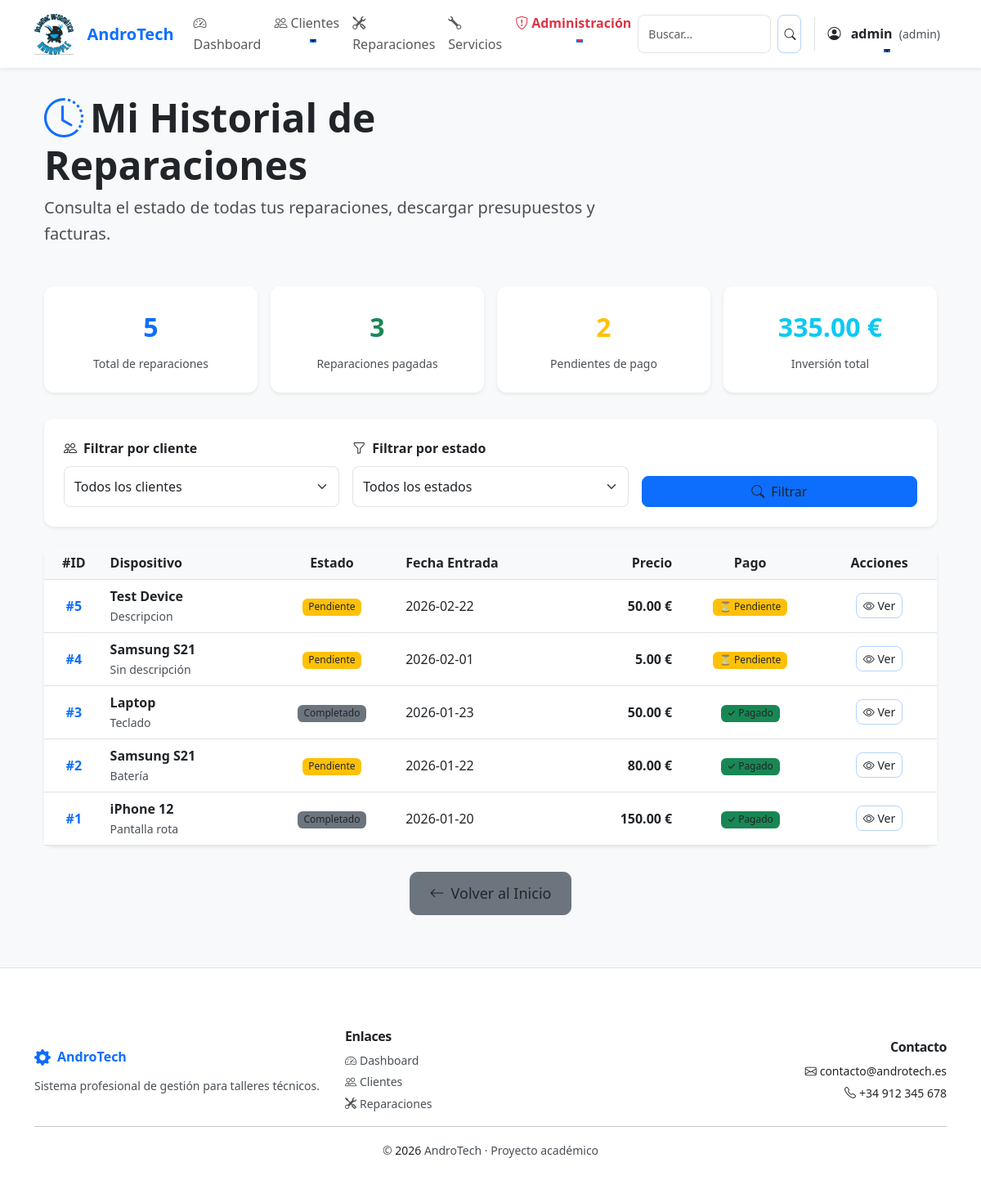
/cliente/historial (signed in), run on an earlier commit of the app's database.
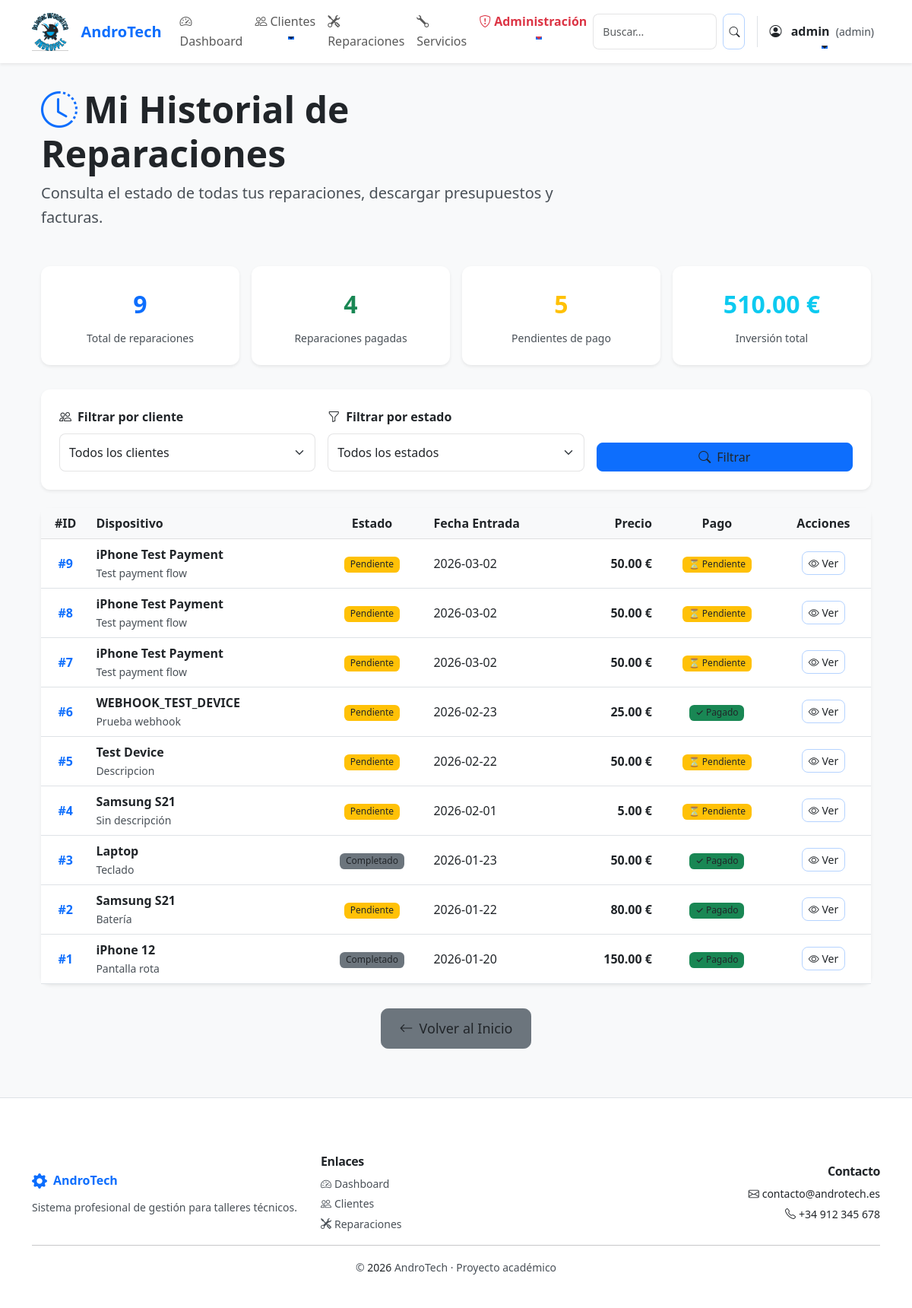
And on a later commit of the database.
### tables this page shows
CREATE TABLE reparaciones (
    id INTEGER PRIMARY KEY AUTOINCREMENT,
    cliente_id INTEGER,
    dispositivo TEXT NOT NULL,
    descripcion TEXT,
    estado TEXT DEFAULT 'Pendiente',
    fecha_entrada TEXT,
    fecha_salida TEXT,
    precio REAL,
    tipo_documento TEXT DEFAULT 'presupuesto',
    estado_pago TEXT DEFAULT 'Pendiente',
    fecha_pago TEXT,
    metodo_pago TEXT,
    FOREIGN KEY (cliente_id) REFERENCES clientes(id)
);

### app.py (the view)
@app.route("/cliente/historial")
@role_required('admin')
def historial_cliente():
    conn = get_db()
    total_reparaciones = conn.execute("SELECT COUNT(*) FROM reparaciones").fetchone()[0]
    pagadas = conn.execute("SELECT COUNT(*) FROM reparaciones WHERE estado_pago = 'Pagado'").fetchone()[0]
    pendientes = conn.execute("SELECT COUNT(*) FROM reparaciones WHERE estado_pago != 'Pagado'").fetchone()[0]
    total_invertido = conn.execute("SELECT IFNULL(SUM(precio), 0) FROM reparaciones WHERE precio IS NOT NULL").fetchone()[0]
    promedio_precio = conn.execute("SELECT IFNULL(AVG(precio), 0) FROM reparaciones WHERE precio IS NOT NULL").fetchone()[0]
    total_completadas = conn.execute("SELECT COUNT(*) FROM reparaciones WHERE estado = 'Terminado' OR estado = 'Entregado'").fetchone()[0]
    estado_filtro = request.args.get('estado', '').strip()
    cliente_filtro = request.args.get('cliente_id', '').strip()
    try:
        page = int(request.args.get('page', 1))
        if page < 1:
            page = 1
    except ValueError:
        page = 1
    per_page = 10
    offset = (page - 1) * per_page
    base_sql = "SELECT reparaciones.*, clientes.nombre AS cliente FROM reparaciones LEFT JOIN clientes ON clientes.id = reparaciones.cliente_id"
    where = []
    params = []
    if estado_filtro:
        where.append("reparaciones.estado = ?")
        params.append(estado_filtro)
    if cliente_filtro:
        where.append("reparaciones.cliente_id = ?")
        params.append(cliente_filtro)
    where_clause = (" WHERE " + " AND ".join(where)) if where else ""
    total_count = conn.execute("SELECT COUNT(*) FROM reparaciones" + where_clause, params).fetchone()[0]
    total_pages = (total_count + per_page - 1) // per_page if total_count > 0 else 1
    reparaciones_rows = conn.execute(base_sql + where_clause + " ORDER BY reparaciones.id DESC LIMIT ? OFFSET ?", params + [per_page, offset]).fetchall()
    reparaciones = [dict(r) for r in reparaciones_rows]
    reparaciones_enriquecidas = []
    for r in reparaciones:
        ultima_actualizacion = conn.execute(
            "SELECT fecha_cambio FROM reparaciones_historial WHERE reparacion_id = ? ORDER BY fecha_cambio DESC LIMIT 1",
            (r['id'],)
        ).fetchone()
        r['ultima_actualizacion'] = ultima_actualizacion['fecha_cambio'] if ultima_actualizacion else None
        reparaciones_enriquecidas.append(r)
    estados = conn.execute("SELECT DISTINCT estado FROM reparaciones ORDER BY estado").fetchall()
    clientes = conn.execute("SELECT id, nombre FROM clientes ORDER BY nombre").fetchall()
    conn.close()
    stats = {
        'total_reparaciones': total_reparaciones,
        'pagadas': pagadas,
        'pendientes': pendientes,
        'total_invertido': total_invertido or 0,
        'promedio_precio': promedio_precio or 0,
        'total_completadas': total_completadas,
    }
    return render_template('historial_cliente.html', reparaciones=reparaciones_enriquecidas, stats=stats, estados=estados, clientes=clientes, estado_filtro=estado_filtro, cliente_filtro=cliente_filtro, page=page, total_pages=total_pages)

### app.py (called while the page is built)
@app.before_request
def make_session_permanent():
    session.permanent = True

@app.template_filter('strftime')
def strftime_filter(date_str, format_str='%d/%m/%Y'):
    if not date_str or date_str == '':
        return datetime.now().strftime(format_str)
    if isinstance(date_str, str):
        try:
            date_obj = datetime.strptime(date_str, '%Y-%m-%d')
        except:
            return date_str
    else:
        date_obj = date_str
    return date_obj.strftime(format_str)

@app.before_request
def ensure_csrf_token():
    if 'csrf_token' not in session:
        session['csrf_token'] = secrets.token_urlsafe(16)

@app.context_processor
def inject_csrf_token():
    return dict(csrf_token=session.get('csrf_token'))

### auth.py (called while the page is built)
def login_required(f):
    @wraps(f)
    def decorated_function(*args, **kwargs):
        if 'usuario' not in session:
            flash('Debes iniciar sesión para acceder a esta página.', 'danger')
            return redirect(url_for('login'))
        return f(*args, **kwargs)
    return decorated_function

### db.py (called while the page is built)
def get_db():
    conn = sqlite3.connect("database/andro_tech.db")
    conn.row_factory = sqlite3.Row
    return conn

### templates/historial_cliente.html (shortened to what the changed rows need)
{% extends "base.html" %}
{% block content %}
<div class="container py-5">
    <div class="row mb-5">
        <div class="col-lg-8">
            <h1 class="display-5 fw-bold mb-2">
                <i class="bi bi-clock-history text-primary me-2"></i>Mi Historial de Reparaciones
            </h1>
        </div>
    </div>
    <div class="row g-3 mb-5">
        <div class="col-md-4 col-lg-3">
            <div class="card shadow-sm border-0 h-100">
                <div class="card-body text-center">
                    <div class="fs-2 text-primary fw-bold mb-2">{{ stats.total_reparaciones }}</div>
                    <p class="card-text text-muted small mb-0">Total de reparaciones</p>
                </div>
            </div>
        </div>
        <div class="col-md-4 col-lg-3">
            <div class="card shadow-sm border-0 h-100">
                <div class="card-body text-center">
                    <div class="fs-2 text-success fw-bold mb-2">{{ stats.pagadas }}</div>
                    <p class="card-text text-muted small mb-0">Reparaciones pagadas</p>
                </div>
            </div>
        </div>
        <div class="col-md-4 col-lg-3">
            <div class="card shadow-sm border-0 h-100">
                <div class="card-body text-center">
                    <div class="fs-2 text-warning fw-bold mb-2">{{ stats.pendientes }}</div>
                    <p class="card-text text-muted small mb-0">Pendientes de pago</p>
                </div>
            </div>
        </div>
        <div class="col-md-4 col-lg-3">
            <div class="card shadow-sm border-0 h-100">
                <div class="card-body text-center">
                    <div class="fs-2 text-info fw-bold mb-2">{{ "%.2f"|format(stats.total_invertido) }} €</div>
                    <p class="card-text text-muted small mb-0">Inversión total</p>
                </div>
            </div>
        </div>
    </div>
    {% if not reparaciones %}
    <div class="alert alert-info text-center py-5" role="alert">
        <div class="mb-3">
            <i class="bi bi-inbox" style="font-size: 3rem; color: #0dcaf0;"></i>
        </div>
        <h5 class="alert-heading">No hay reparaciones en tu historial</h5>
        <p class="mb-0">Cuando lleves un dispositivo a reparar, aparecerá aquí el historial completo.</p>
    </div>
    {% else %}
    <div class="card shadow-sm border-0 mb-4">
        <div class="table-responsive">
            <table class="table table-hover mb-0">
                <thead class="table-light">
                    <tr>
                        <th class="text-center">#ID</th>
                        <th>Dispositivo</th>
                        <th class="text-center">Estado</th>
                        <th>Fecha Entrada</th>
                        <th class="text-end">Precio</th>
                        <th class="text-center">Pago</th>
                        <th class="text-center">Acciones</th>
                    </tr>
                </thead>
                <tbody>
                    {% for rep in reparaciones %}
                    <tr class="align-middle">
                        <td class="text-center fw-semibold text-primary">#{{ rep.id }}</td>
                        <td>
                            <div class="fw-semibold">{{ rep.dispositivo }}</div>
                            <small class="text-muted">{{ rep.descripcion[:50] if rep.descripcion else 'Sin descripción' }}</small>
                        </td>
                        <td class="text-center">
                            <span class="badge
                                {% if rep.estado == 'Entregado' %}bg-success
                                {% elif rep.estado == 'Terminado' %}bg-success
                                {% elif rep.estado == 'En proceso' %}bg-primary
                                {% elif rep.estado == 'Pendiente' %}bg-warning text-dark
                                {% else %}bg-secondary{% endif %}
                            ">
                                {{ rep.estado }}
                            </span>
                        </td>
                        <td>
                            {{ rep.fecha_entrada }}
                        </td>
                        <td class="text-end fw-semibold">
                            {% if rep.precio %}
                                {{ "%.2f"|format(rep.precio) }} €
                            {% else %}
                                <span class="text-muted">Pendiente</span>
                            {% endif %}
                        </td>
                        <td class="text-center">
                            {% if rep.estado_pago == 'Pagado' %}
                                <span class="badge bg-success">✓ Pagado</span>
                            {% else %}
                                <span class="badge bg-warning text-dark">⏳ Pendiente</span>
                            {% endif %}
                        </td>
                        <td class="text-center">
                            <button type="button"
                                    class="btn btn-sm btn-outline-primary"
                                    data-bs-toggle="modal"
                                    data-bs-target="#detallesModal{{ rep.id }}">
                                <i class="bi bi-eye"></i> Ver
                            </button>
                        </td>
                    </tr>
                    {% endfor %}
                </tbody>
            </table>
        </div>
    </div>
    {% endif %}
</div>
{% endblock %}

What changed in the data, as far as the page shows it:
added reparaciones: id "9", dispositivo "iPhone Test Payment", descripcion "Test payment flow", estado "Pendiente", fecha_entrada "2026-03-02", precio "50.00", estado_pago "⏳ Pendiente"
added reparaciones: id "8", dispositivo "iPhone Test Payment", descripcion "Test payment flow", estado "Pendiente", fecha_entrada "2026-03-02", precio "50.00", estado_pago "⏳ Pendiente"
added reparaciones: id "7", dispositivo "iPhone Test Payment", descripcion "Test payment flow", estado "Pendiente", fecha_entrada "2026-03-02", precio "50.00", estado_pago "⏳ Pendiente"
added reparaciones: id "6", dispositivo "WEBHOOK_TEST_DEVICE", descripcion "Prueba webhook", estado "Pendiente", fecha_entrada "2026-02-23", precio "25.00", estado_pago "✓ Pagado"
Also different on the page:
{{ stats.total_reparaciones }}: "5" → "9"
{{ stats.pagadas }}: "3" → "4"
{{ stats.pendientes }}: "2" → "5"
{{ "%.2f"|format(stats.total_invertido) }}: "335.00" → "510.00"
